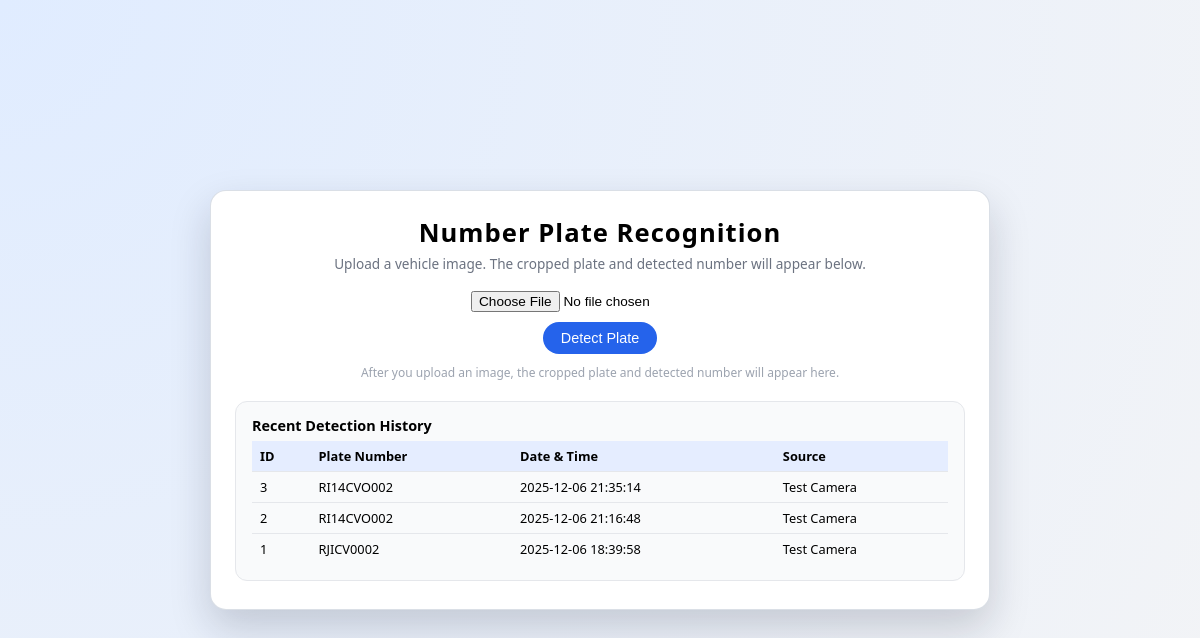
Before: / with the older database file.
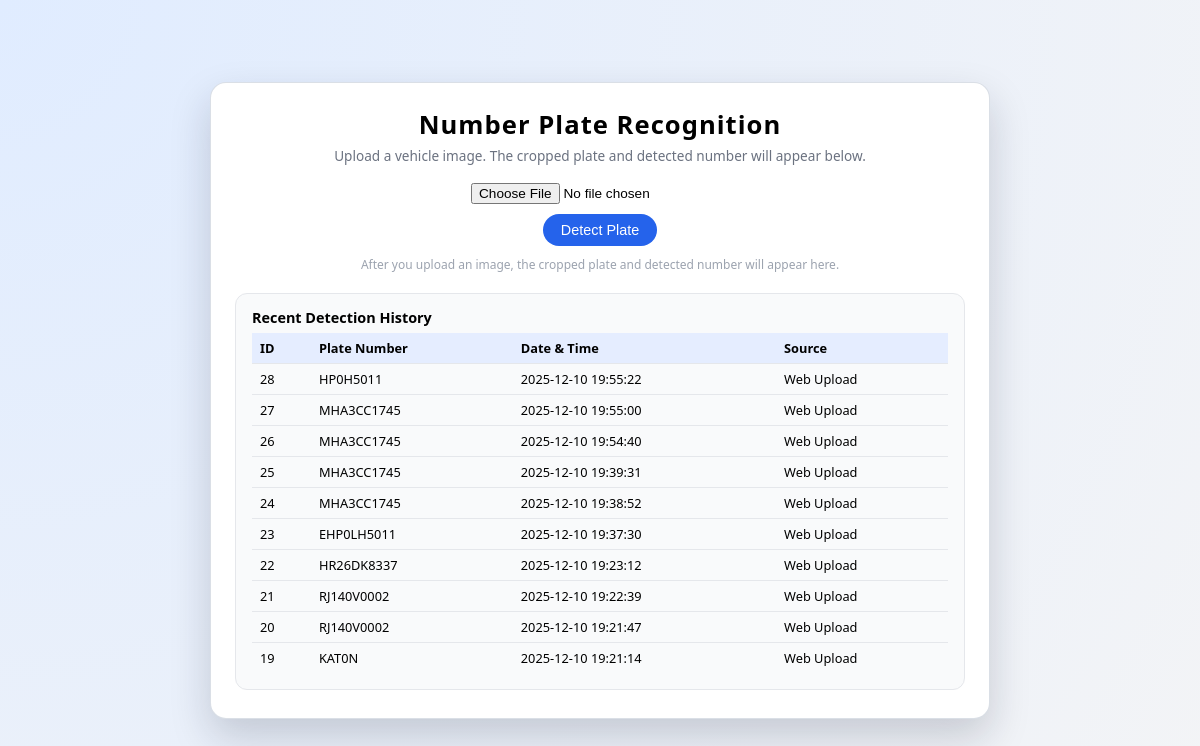
After: the same page with the newer database file.
### tables this page shows
CREATE TABLE vehicle_log (
            id INTEGER PRIMARY KEY AUTOINCREMENT,
            plate_number TEXT NOT NULL,
            date_time TEXT NOT NULL,
            camera_location TEXT
        );

### app.py (the view, shortened to what this page needs)
@app.route("/", methods=["GET", "POST"])
def index():
    detected_text = None
    message = None
    plate_image_url = None
    history_rows = get_all_logs(limit=10)
    return render_template(
        "index.html",
        detected_text=detected_text,
        message=message,
        plate_image_url=plate_image_url,
        history=history_rows,
    )

### database.py (called while the page is built)
def get_all_logs(limit=10):
    conn = sqlite3.connect(DB_NAME)
    cursor = conn.cursor()
    cursor.execute("""
        SELECT id, plate_number, date_time, camera_location
        FROM vehicle_log
        ORDER BY id DESC
        LIMIT ?
    """, (limit,))
    rows = cursor.fetchall()
    conn.close()
    return rows

### templates/index.html (shortened to what this page needs)
<!DOCTYPE html>
<html lang="en">
<head>
</head>
<body>
<div class="container">
    <h1>Number Plate Recognition</h1>
    <div class="subtitle">
        Upload a vehicle image. The cropped plate and detected number will appear below.
    </div>
    <form method="POST" enctype="multipart/form-data">
        <input type="file" name="plate_image" accept="image/*" required />
        <button type="submit">Detect Plate</button>
    </form>
    {% if plate_image_url %}
        <div class="result-card">
            <div class="result-title">Cropped Plate Region</div>
            <div class="img-wrapper">
                <img src="{{ plate_image_url }}" alt="Cropped plate image" />
            </div>
            {% if detected_text %}
            <form method="POST" action="{{ url_for('confirm_plate') }}">
                <div style="margin-top:12px;">
                    <label class="plate-text-label">Detected Plate Number (edit if needed)</label>
                    <input type="text" name="confirmed_text" value="{{ detected_text }}"
                        style="width:100%; padding:8px; font-family:monospace; font-size:1rem; margin-top:6px; border-radius:6px; border:1px solid #cbd5e1;">
                    <input type="hidden" name="source" value="Web Upload">
                    <div style="margin-top:8px; display:flex; gap:8px;">
                        <button type="submit" style="background:#16a34a;color:white;padding:8px 12px;border:none;border-radius:8px;cursor:pointer;">Confirm & Save</button>
                        <a href="{{ url_for('index') }}" style="display:inline-block;padding:8px 12px;border-radius:8px;border:1px solid #e5e7eb;text-decoration:none;color:#374151;">Cancel</a>
                    </div>
                </div>
            </form>
        {% endif %}
        </div>
    {% else %}
        <div class="hint">
            After you upload an image, the cropped plate and detected number will appear here.
        </div>
    {% endif %}
    <div class="history-card">
        <div class="history-title">Recent Detection History</div>
        {% if history and history|length > 0 %}
            <table>
                <thead>
                <tr>
                    <th>ID</th>
                    <th>Plate Number</th>
                    <th>Date &amp; Time</th>
                    <th>Source</th>
                </tr>
                </thead>
                <tbody>
                {% for row in history %}
                    <tr>
                        <td>{{ row[0] }}</td>
                        <td>{{ row[1] }}</td>
                        <td>{{ row[2] }}</td>
                        <td>{{ row[3] or 'Web Upload' }}</td>
                    </tr>
                {% endfor %}
                </tbody>
            </table>
        {% else %}
            <div class="history-empty">
                No detections logged yet. Upload an image to see history here.
            </div>
        {% endif %}
    </div>
</div>
</body>
</html>

### templates/index.html (style rules this page uses)
:root { --primary: #2563eb; --bg: #f3f4f6; --card-bg: #ffffff; --border: #e5e7eb; --success: #16a34a; --error: #dc2626; }
* { box-sizing: border-box; }
body { margin: 0; font-family: system-ui, -apple-system, BlinkMacSystemFont, "Segoe UI", sans-serif; background: radial-gradient(circle at top left, #e0ecff, #f3f4f6); min-height: 100vh; display: flex; align-items: center; justify-content: center; padding: 24px 12px; }
.container { width: 100%; max-width: 780px; background: var(--card-bg); border-radius: 16px; padding: 24px 24px 28px; box-shadow: 0 18px 40px rgba(15, 23, 42, 0.18); border: 1px solid rgba(148, 163, 184, 0.35); }
h1 { margin: 0; font-size: 1.6rem; text-align: center; letter-spacing: 0.04em; }
.subtitle { margin-top: 4px; font-size: 0.85rem; color: #6b7280; text-align: center; }
form { margin-top: 18px; display: flex; flex-direction: column; align-items: center; gap: 10px; }
input[type="file"] { font-size: 0.85rem; }
button { padding: 8px 18px; border-radius: 999px; border: none; background: var(--primary); color: white; font-size: 0.9rem; cursor: pointer; }
.hint { margin-top: 10px; font-size: 0.75rem; color: #9ca3af; text-align: center; }
.history-card { margin-top: 20px; padding: 14px 16px 16px; border-radius: 12px; border: 1px solid var(--border); background: #f9fafb; }
.history-title { font-size: 0.9rem; font-weight: 600; margin-bottom: 6px; }
table { width: 100%; border-collapse: collapse; font-size: 0.8rem; margin-top: 6px; }
th, td { padding: 6px 8px; border-bottom: 1px solid #e5e7eb; text-align: left; }
th { background: #e5edff; font-weight: 600; }
tr:last-child td { border-bottom: none; }

Changed rows visible on the page:
no longer on this page (row unchanged): vehicle_log: id "3", plate_number "RI14CVO002", date_time "2025-12-06 21:35:14", camera_location "Test Camera"
no longer on this page (row unchanged): vehicle_log: id "2", plate_number "RI14CVO002", date_time "2025-12-06 21:16:48", camera_location "Test Camera"
no longer on this page (row unchanged): vehicle_log: id "1", plate_number "RJICV0002", date_time "2025-12-06 18:39:58", camera_location "Test Camera"
added vehicle_log: id "28", plate_number "HP0H5011", date_time "2025-12-10 19:55:22", camera_location "Web Upload"
added vehicle_log: id "27", plate_number "MHA3CC1745", date_time "2025-12-10 19:55:00", camera_location "Web Upload"
added vehicle_log: id "26", plate_number "MHA3CC1745", date_time "2025-12-10 19:54:40", camera_location "Web Upload"
added vehicle_log: id "25", plate_number "MHA3CC1745", date_time "2025-12-10 19:39:31", camera_location "Web Upload"
added vehicle_log: id "24", plate_number "MHA3CC1745", date_time "2025-12-10 19:38:52", camera_location "Web Upload"
added vehicle_log: id "23", plate_number "EHP0LH5011", date_time "2025-12-10 19:37:30", camera_location "Web Upload"
added vehicle_log: id "22", plate_number "HR26DK8337", date_time "2025-12-10 19:23:12", camera_location "Web Upload"
added vehicle_log: id "21", plate_number "RJ140V0002", date_time "2025-12-10 19:22:39", camera_location "Web Upload"
added vehicle_log: id "20", plate_number "RJ140V0002", date_time "2025-12-10 19:21:47", camera_location "Web Upload"
added vehicle_log: id "19", plate_number "KAT0N", date_time "2025-12-10 19:21:14", camera_location "Web Upload"
